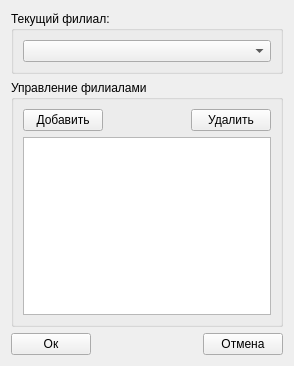
<?xml version="1.0" encoding="UTF-8"?>
<ui version="4.0">
 <class>BranchWidget</class>
 <widget class="QWidget" name="BranchWidget">
  <property name="geometry">
   <rect>
    <x>0</x>
    <y>0</y>
    <width>294</width>
    <height>366</height>
   </rect>
  </property>
  <property name="windowTitle">
   <string>Form</string>
  </property>
  <layout class="QGridLayout" name="gridLayout_3">
   <item row="0" column="0">
    <widget class="QGroupBox" name="groupBoxCurrentBranch">
     <property name="title">
      <string>Текущий филиал:</string>
     </property>
     <layout class="QGridLayout" name="gridLayout_2">
      <item row="0" column="0">
       <layout class="QVBoxLayout" name="verticalLayout">
        <item>
         <widget class="QComboBox" name="comboBoxCurrentBranch"/>
        </item>
       </layout>
      </item>
     </layout>
    </widget>
   </item>
   <item row="1" column="0">
    <widget class="QGroupBox" name="groupBoxBranchManager">
     <property name="title">
      <string>Управление филиалами</string>
     </property>
     <layout class="QGridLayout" name="gridLayout">
      <item row="0" column="0">
       <layout class="QHBoxLayout" name="horizontalLayout_2">
        <item>
         <widget class="QPushButton" name="pushButtonAddBranch">
          <property name="text">
           <string>Добавить</string>
          </property>
         </widget>
        </item>
        <item>
         <spacer name="horizontalSpacer_2">
          <property name="orientation">
           <enum>Qt::Horizontal</enum>
          </property>
          <property name="sizeHint" stdset="0">
           <size>
            <width>40</width>
            <height>20</height>
           </size>
          </property>
         </spacer>
        </item>
        <item>
         <widget class="QPushButton" name="pushButtonRemoveBranch">
          <property name="text">
           <string>Удалить</string>
          </property>
         </widget>
        </item>
       </layout>
      </item>
      <item row="1" column="0">
       <widget class="QTreeView" name="treeViewBranch"/>
      </item>
     </layout>
    </widget>
   </item>
   <item row="2" column="0">
    <layout class="QHBoxLayout" name="horizontalLayout">
     <item>
      <widget class="QPushButton" name="pushButtonOk">
       <property name="text">
        <string>Ок</string>
       </property>
      </widget>
     </item>
     <item>
      <spacer name="horizontalSpacer">
       <property name="orientation">
        <enum>Qt::Horizontal</enum>
       </property>
       <property name="sizeHint" stdset="0">
        <size>
         <width>40</width>
         <height>20</height>
        </size>
       </property>
      </spacer>
     </item>
     <item>
      <widget class="QPushButton" name="pushButtonCancel">
       <property name="text">
        <string>Отмена</string>
       </property>
      </widget>
     </item>
    </layout>
   </item>
  </layout>
 </widget>
 <resources/>
 <connections/>
</ui>
